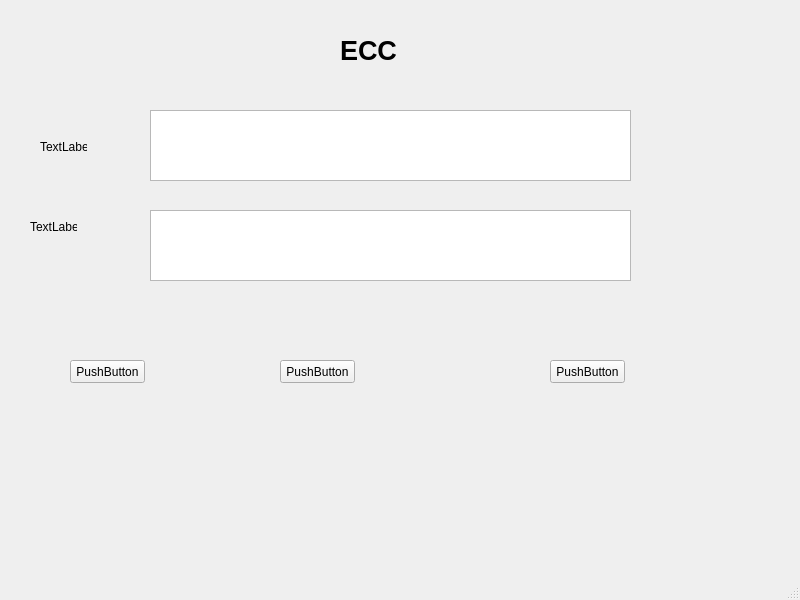
<?xml version="1.0" encoding="UTF-8"?>
<ui version="4.0">
 <class>MainWindow</class>
 <widget class="QMainWindow" name="MainWindow">
  <property name="geometry">
   <rect>
    <x>0</x>
    <y>0</y>
    <width>800</width>
    <height>600</height>
   </rect>
  </property>
  <property name="windowTitle">
   <string>MainWindow</string>
  </property>
  <widget class="QWidget" name="centralwidget">
   <widget class="QLabel" name="label">
    <property name="geometry">
     <rect>
      <x>340</x>
      <y>40</y>
      <width>101</width>
      <height>21</height>
     </rect>
    </property>
    <property name="font">
     <font>
      <pointsize>20</pointsize>
      <weight>75</weight>
      <bold>true</bold>
     </font>
    </property>
    <property name="text">
     <string>ECC</string>
    </property>
   </widget>
   <widget class="QLabel" name="label_2">
    <property name="geometry">
     <rect>
      <x>40</x>
      <y>140</y>
      <width>47</width>
      <height>13</height>
     </rect>
    </property>
    <property name="text">
     <string>TextLabel</string>
    </property>
   </widget>
   <widget class="QLabel" name="label_3">
    <property name="geometry">
     <rect>
      <x>30</x>
      <y>220</y>
      <width>47</width>
      <height>13</height>
     </rect>
    </property>
    <property name="text">
     <string>TextLabel</string>
    </property>
   </widget>
   <widget class="QTextEdit" name="txt_info">
    <property name="geometry">
     <rect>
      <x>150</x>
      <y>110</y>
      <width>481</width>
      <height>71</height>
     </rect>
    </property>
   </widget>
   <widget class="QTextEdit" name="txt_signature">
    <property name="geometry">
     <rect>
      <x>150</x>
      <y>210</y>
      <width>481</width>
      <height>71</height>
     </rect>
    </property>
   </widget>
   <widget class="QPushButton" name="btn_sign">
    <property name="geometry">
     <rect>
      <x>70</x>
      <y>360</y>
      <width>75</width>
      <height>23</height>
     </rect>
    </property>
    <property name="text">
     <string>PushButton</string>
    </property>
   </widget>
   <widget class="QPushButton" name="btn_verify">
    <property name="geometry">
     <rect>
      <x>280</x>
      <y>360</y>
      <width>75</width>
      <height>23</height>
     </rect>
    </property>
    <property name="text">
     <string>PushButton</string>
    </property>
   </widget>
   <widget class="QPushButton" name="btn_gen">
    <property name="geometry">
     <rect>
      <x>550</x>
      <y>360</y>
      <width>75</width>
      <height>23</height>
     </rect>
    </property>
    <property name="text">
     <string>PushButton</string>
    </property>
   </widget>
  </widget>
  <widget class="QMenuBar" name="menubar">
   <property name="geometry">
    <rect>
     <x>0</x>
     <y>0</y>
     <width>800</width>
     <height>21</height>
    </rect>
   </property>
  </widget>
  <widget class="QStatusBar" name="statusbar"/>
 </widget>
 <resources/>
 <connections/>
</ui>
